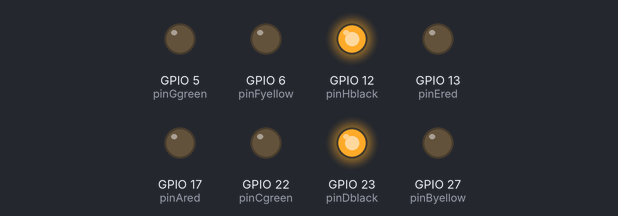
The program below on a simulated Raspberry Pi (BCM pin numbers). On the bench: output pins drawn as LEDs (lit = HIGH). At 1.0 s the program stops and its outputs stay as they are.

Above: at 0.1 s.
At 1.1 s:
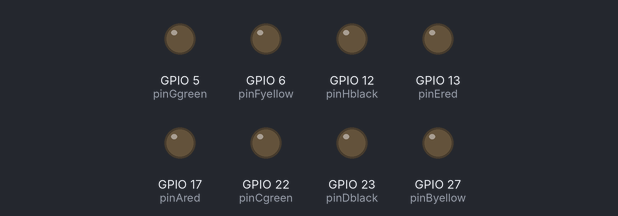
Timing chart, 0 to 2.5 s (numbered marks = the images above):
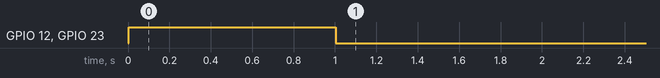

Measured:
- by itself, GPIO 12 (pinHblack), GPIO 23 (pinDblack): LOW → HIGH at 0.00 s, → LOW 1.0 s later

The program:

sega.py
```python
from gpiozero import DigitalOutputDevice
from time import sleep

pinAred = DigitalOutputDevice(17)
pinByellow = DigitalOutputDevice(27)
pinCgreen = DigitalOutputDevice(22)
pinDblack = DigitalOutputDevice(23)

pinEred = DigitalOutputDevice(13)
pinFyellow = DigitalOutputDevice(6)
pinGgreen = DigitalOutputDevice(5)
pinHblack = DigitalOutputDevice(12)

pinAred.off()
pinByellow.off()
pinCgreen.off()
pinDblack.on()
pinEred.off()
pinFyellow.off()
pinGgreen.off()
pinHblack.on()
sleep(1)


pinAred.close()
pinByellow.close()
pinCgreen.close()
pinDblack.close()
pinEred.close()
pinFyellow.close()
pinGgreen.close()
pinHblack.close()
```
